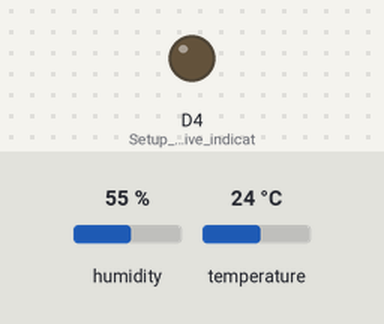
The sketch below on a simulated ESP8266 (Wemos D1 mini). Parts: output pins drawn as LEDs (lit = HIGH). Wiring (inferred from the names in the program): SHT3x sensor at I2C address 0x45. The test bench sets the inputs (shaded band); at power-on: humidity 55 %, temperature 24 °C. WiFi joins after 1.5 s; servers stay silent unless stated; what the sketch prints to the serial monitor is not drawn.

Above: at 2.8 s.
At 40.2 s:
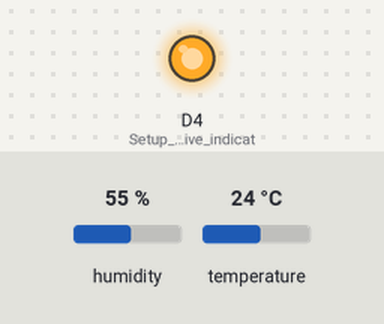
Timing chart, 0 to 41.7 s (numbered marks = the images above):
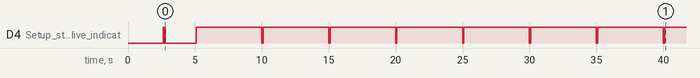

Measured:
- by itself, D4 (Setup_still_alive_indicat): goes HIGH 0.05 s, LOW 0.05 s, HIGH 0.05 s, LOW 2.3 s, 7 × (HIGH 4.9 s, LOW 0.10 s), then HIGH

The sketch:

WEMOS_SHT30_WiFi_Temp_Sensor_v1.ino
```cpp
// This is code for WEMOS D1 with SHT30 port 0x45 using blynk cloud solution for data representation
// I have commented in the code and also setup verbose commentary for the monitor screen for newbie's.
// This is to limit the what's happening anxiety and help you get started with your own projects
// WiFi a a simple setup and just runs.
// Version 1.0
// by JP Hale jphale716@gmail.com

#include <ESP8266WiFi.h>                                      // load the library for WiFi
#include <Wire.h>                                             // load the library for I2C
#include <BlynkSimpleEsp8266.h>                               // load the library for blynk

#define BLYNK_PRINT Serial                                    // you can comment out, its for terminal window only
#define Addr 0x45                                             // WEMOS SHT30 I2C address is 0x45

char auth[] = "<Blynk Code>";                                 // FILL in your BLYNK code
char wifissid[] = "<SSID>";                                   // Your WiFi SSID
char wifipswd[] = "<WiFiPASSWORD>";                           // Your Wifi Password
unsigned long timeElapsedLED = 0;                             // Create an Instance for the timer function for the LED
unsigned long timeElapsedBlynk = 10000;                       // Create an Instance for the timer function for the Blynk Keep Alive
unsigned long timeElapsedProg = 300000;                       // Create an Instance for the timer function for the Program
int ledState = LOW;                                           // ledState used to set the LED

const long intervalLED = 5000;                                // interval between blink (milliseconds)
const long intervalProg = 300000;                             // interval at which to check sensor (milliseconds)
const long offsetTemp = 1.75;                                 // temp in deg C that the device creates (quick and dirty)
const long offsetHumid = 6.1147625;                          // Humidity in % that the device reduces (quick and dirty)
const long BlynkPortT = 0;                                    // Blynk Virtual Pin for the Temp data
const long BlynkPortH = 1;                                    // Blynk Virtual Pin for the Humidity data

void setup()
{
  pinMode(LED_BUILTIN, OUTPUT);                               // Setup still alive indicator (onboard LED)
  Serial.begin(115200);                                       // Setup serial monitor
  Serial.println();
  Serial.println("Initialisation");
  Serial.println("WEMOS D1 mini with SHT30 Configured to check temperature and humidity");
  Serial.print("Still live LED flash every ");
  Serial.print(intervalLED/1000);
  Serial.println(" seconds");
  Serial.print("Sensor check every ");
  Serial.print(intervalProg/1000/60);
  Serial.println(" minutes");
  Serial.println("> * < Printed for working or alive pulse");
  Serial.println("> ^ < Printed for Blynk keep alive pulse");
  WiFi.begin(wifissid, wifipswd);                             // Setup WiFi
  Serial.print("Connecting to WiFi ");
  while (WiFi.status() != WL_CONNECTED)                       // Wait until connected
  {
    delay(500);                                               // 5 Second delay
    Serial.print("*");                                        // Still alive pulse
  }
  Serial.println();
  Serial.print("Connected, IP address: ");                    // Report connection and IP Address
  Serial.println(WiFi.localIP());
  Wire.begin();                                               // Initialise I2C communication as MASTER
  Serial.println("Started");                                  // send to serial control messsage
  delay(300);
  Blynk.config(auth);                                         // set blynk authentification string
  Serial.println("Connecting to blynk");                      // send to serial control messsage
  Blynk.connect();                                            // start connection to Blynk server, this command has 30 seconds timeout
  Serial.println("End of setup");                             // send to serial control messsage
}

void sendTemperature()                                        // temperature measuring function
{
  unsigned int data[6];
  Wire.beginTransmission(Addr);                               // Start I2C Transmission
  Wire.write(0x2C);                                           // Send measurement command
  Wire.write(0x06);
  Wire.endTransmission();                                     // Stop I2C transmission
  delay(500);
  Wire.requestFrom(Addr, 6);                                  // Request 6 bytes of data
  if (Wire.available() == 6)                                  // Read 6 bytes of data
  {
    data[0] = Wire.read();                                    // cTemp msb, cTemp lsb, cTemp crc, humidity msb, humidity lsb, humidity crc
    data[1] = Wire.read();
    data[2] = Wire.read();
    data[3] = Wire.read();
    data[4] = Wire.read();
    data[5] = Wire.read();
  }
  float cTemp = ((((data[0] * 256.0) + data[1]) * 175) / 65535.0) - 45 - offsetTemp; // Convert the data
  float fTemp = (cTemp * 1.8) + 32;
  float humidity = (((((data[3] * 256.0) + data[4]) * 100) / 65535.0) + offsetHumid);
  Serial.println();
  Serial.println("Raw Data");
  Serial.println("Temperature");
  Serial.print(data[0]);
  Serial.print(" ");
  Serial.println(data[1]);
  Serial.println("Humidity");
  Serial.print(data[3]);
  Serial.print(" ");
  Serial.println(data[4]);
  Serial.println();
  Serial.println("Display Data");
  Serial.print("Relative Humidity : ");                       // Output data to serial monitor
  Serial.print(humidity);
  Serial.println(" %RH");
  Serial.print("Temperature in Celsius : ");
  Serial.print(cTemp);
  Serial.println(" C");
  Serial.print("Temperature in Fahrenheit : ");
  Serial.print(fTemp);
  Serial.println(" F");
  Blynk.virtualWrite(BlynkPortT, cTemp);                      // send to Blynk virtual pin temperature value
  digitalWrite(LED_BUILTIN, HIGH);                            // turn the LED on (HIGH is the voltage level)
  delay(50);                                                  // wait for a 1/2 second
  digitalWrite(LED_BUILTIN, LOW);                             // turn the LED off by making the voltage LOW
  delay(50);
  Serial.println("Send Blynk Temp");
  Blynk.virtualWrite(BlynkPortH, humidity);                   // send to Blynk virtual pin humidity value
  digitalWrite(LED_BUILTIN, HIGH);                            // turn the LED on (HIGH is the voltage level)
  delay(50);                                                  // wait for a 1/2 second
  digitalWrite(LED_BUILTIN, LOW);                             // turn the LED off by making the voltage LOW
  delay(50);
  Serial.println("Send Blynk Humidity");
  Serial.println("Update Blynk Success");                     // send to serial control messsage
}

void loop()
{
  unsigned long currentMillis = millis();
  if (currentMillis - timeElapsedBlynk >= 10000) {            // save the last time you Blynk'd
    timeElapsedBlynk = currentMillis;
    Serial.print("^");                                        // Blynk
    Blynk.run();                                              // run blynk
  }
  if (currentMillis - timeElapsedLED >= intervalLED) {        // save the last time you blinked the LED
    timeElapsedLED = currentMillis;
    Serial.print("*");
    digitalWrite(LED_BUILTIN, LOW);                           // turn the LED on (HIGH is the voltage level)
    delay(100);                                               // wait for a second
    digitalWrite(LED_BUILTIN, HIGH);                          // turn the LED off by making the voltage LOW
    delay(100);
    }
  if (currentMillis - timeElapsedProg >= intervalProg) {      // save the last time you checked and sent the temperature
    timeElapsedProg = currentMillis;
    sendTemperature();                                         // calls measure temperature function
  }

}
```
